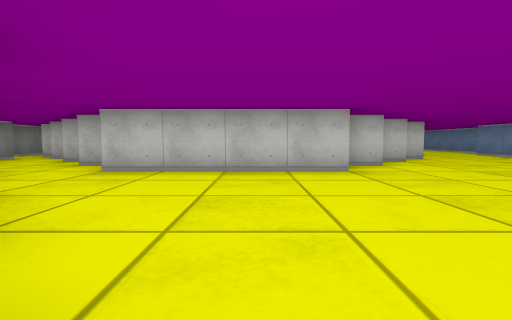
[1] (above)

17 first-person views from a walk through a cub3D level. The camera is about half as high as the walls, tilts 4° down and sees 85° across. The floor is counted in squares. Each view is taken from the middle of a square. On the plan, view 1 faces up. The plan holds only what a view shows up to about 9 squares ahead; the rest is blank.

[2]
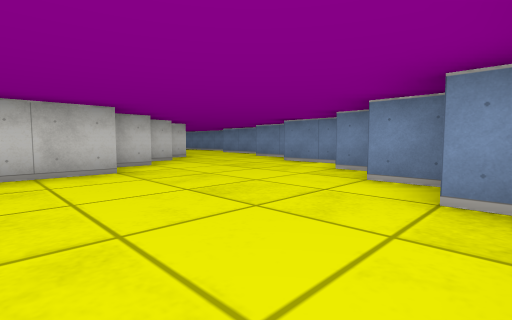

[3]
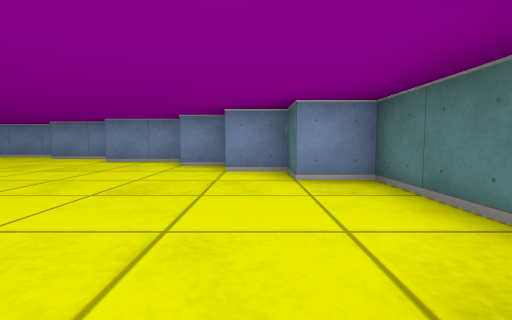

[4]
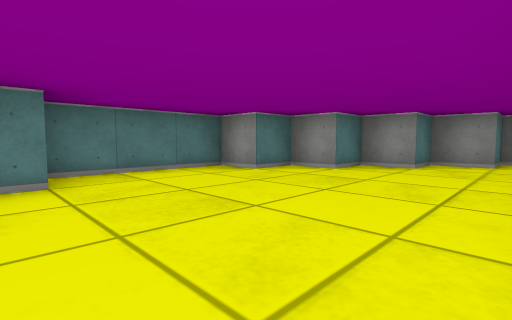

[5]
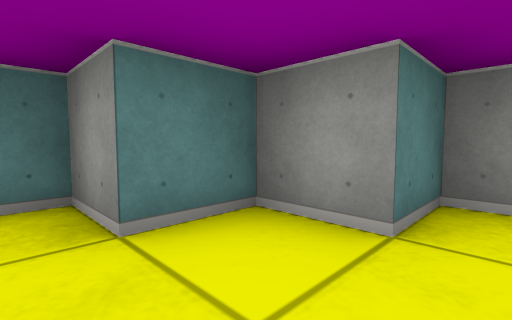

[6]
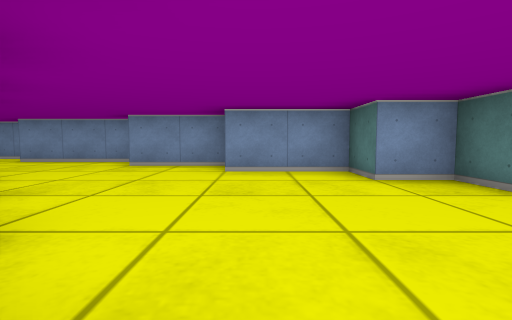

[7]
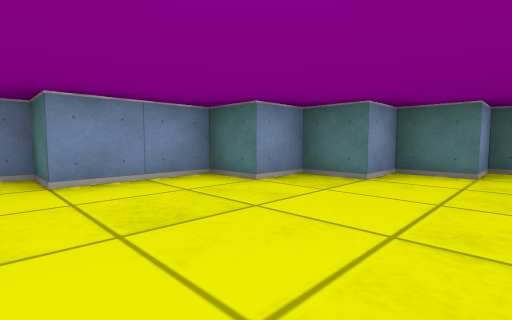

[8]
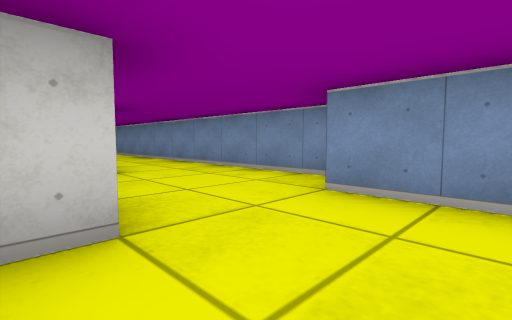

[9]
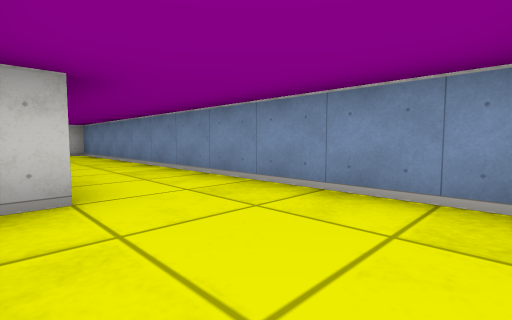

[10]
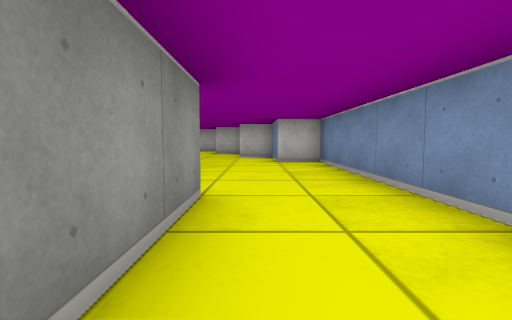

[11]
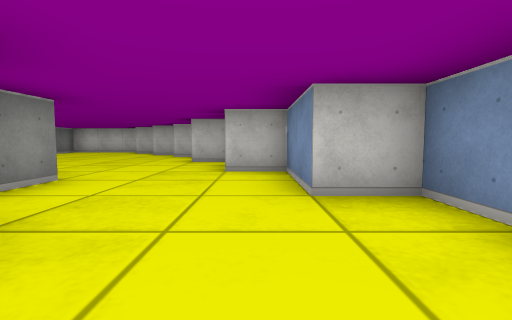

[12]
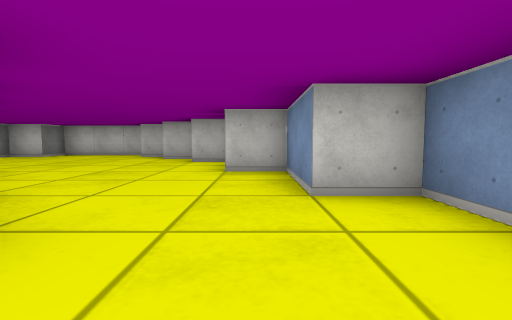

[13]
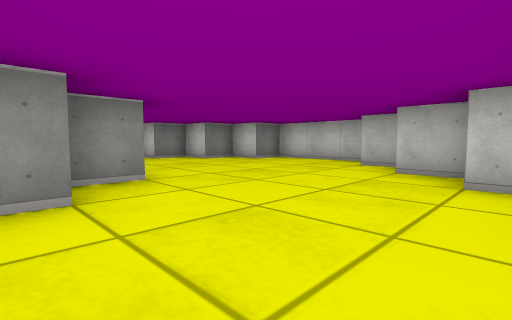

[14]
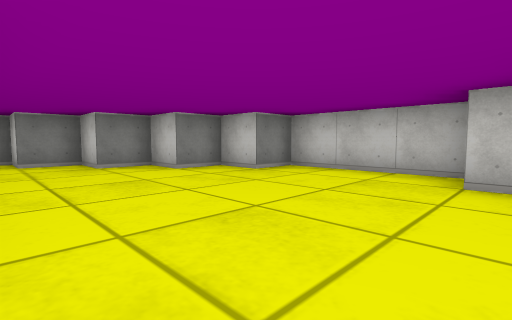

[15]
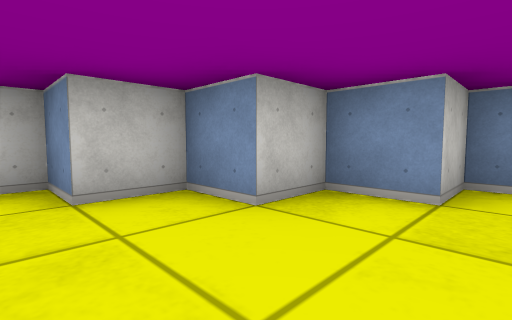

[16]
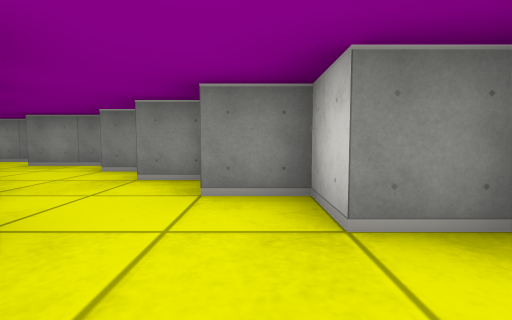

[17]
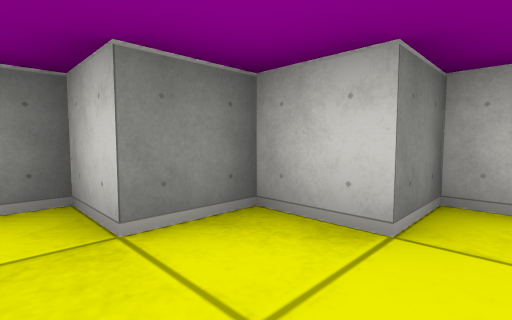

### Floor plan
Points are (right, up) in squares from view 1. A wall is a line through its corners. A room is listed if a view was taken in it or the views show most of it. See-through windows are left out.
Room 1 (views 1, 2, 3, 4, 5, 6, 7)
walls: (1.6, 4.5) (-2.5, 4.5); (2.6, 5.5) (1.8, 5.5); (-3, 5.5) (-3.5, 5.5); (3.6, 6.5) (2.9, 6.5); (-4.5, 4) (-4.5, 3.5) (-3.5, 3.5) (-3.5, 2.5) (-2.5, 2.5) (-2.5, 1.5) (-1.5, 1.5) (-1.5, 0.5) (-0.5, 0.5) (-0.5, -0.5) (2.5, -0.5) (2.5, 0.5) (3.5, 0.5) (3.5, 1.5) (4.5, 1.5) (4.5, 2.5) (5.5, 2.5) (5.5, 4.5) (6.5, 4.5) (6.5, 6.5); (-6.5, 7.5) (-6.5, 7)
ways out: opening at (5, 7) to room 2; opening at (-7, 8)
Room 2 (views 8, 9, 10, 11, 12, 13, 14, 15, 16, 17)
walls: (4.5, 21.5) (4.5, 20.6); (6.5, 16.5) (6.5, 14.5); (2.5, 23.6) (2.5, 23); (1.5, 24.6) (1.5, 23.6); (5.6, 26.5) (4.5, 26.5) (4.5, 27.5) (3.5, 27.5) (3.5, 28.5) (2.5, 28.5) (2.5, 29.5) (-0.5, 29.5) (-0.5, 28.5) (-1.5, 28.5) (-1.5, 27.5) (-2.5, 27.5) (-2.5, 26.5) (-3.5, 26.5) (-3.5, 25.5) (-4.5, 25.5) (-4.5, 24.5) (-5.5, 24.5) (-5.5, 23.5); (6.6, 12.5) (6, 12.5); (5.6, 9.5) (5, 9.5); (8.5, 10) (8.5, 20.5) (7.5, 20.5) (7.5, 22.5) (6.5, 22.5) (6.5, 24.5) (5.5, 24.5); (-6.5, 23) (-6.5, 21.5); (4.6, 7.5) (4, 7.5); (7.5, 6.9) (7.5, 9.5)
ways out: opening at (5, 7) to room 1; opening at (-6, 22)

Positions as (right, up) in squares from view 1, and headings:
1: (0, 0), facing up
2: (0, 0), facing up-right
3: (-1, 1), facing right
4: (3, 4), facing down-left
5: (-2, 4), facing down-left
6: (1, 4), facing right
7: (2, 5), facing down-right
8: (5, 8), facing up-right
9: (6, 10), facing up-right
10: (7, 14), facing up
11: (7, 18), facing up
12: (6, 20), facing up
13: (5, 23), facing up-left
14: (3, 25), facing up-left
15: (2, 26), facing up-right
16: (-1, 26), facing left
17: (-3, 24), facing up-left
